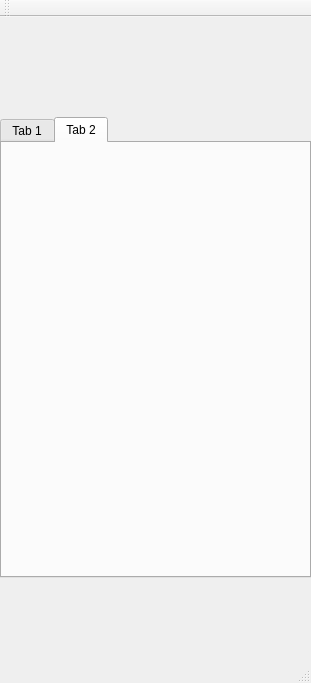
<?xml version="1.0" encoding="UTF-8"?>
<ui version="4.0">
 <class>MainWindow</class>
 <widget class="QMainWindow" name="MainWindow">
  <property name="geometry">
   <rect>
    <x>0</x>
    <y>0</y>
    <width>311</width>
    <height>683</height>
   </rect>
  </property>
  <property name="maximumSize">
   <size>
    <width>311</width>
    <height>683</height>
   </size>
  </property>
  <property name="windowTitle">
   <string>MainWindow</string>
  </property>
  <widget class="QWidget" name="centralWidget">
   <widget class="QTabWidget" name="tabWidget">
    <property name="geometry">
     <rect>
      <x>0</x>
      <y>100</y>
      <width>311</width>
      <height>461</height>
     </rect>
    </property>
    <property name="currentIndex">
     <number>1</number>
    </property>
    <widget class="QWidget" name="friends">
     <attribute name="title">
      <string>Tab 1</string>
     </attribute>
    </widget>
    <widget class="QWidget" name="groups">
     <attribute name="title">
      <string>Tab 2</string>
     </attribute>
    </widget>
   </widget>
   <widget class="QLabel" name="photo">
    <property name="geometry">
     <rect>
      <x>-10</x>
      <y>10</y>
      <width>131</width>
      <height>81</height>
     </rect>
    </property>
    <property name="minimumSize">
     <size>
      <width>131</width>
      <height>81</height>
     </size>
    </property>
    <property name="maximumSize">
     <size>
      <width>131</width>
      <height>81</height>
     </size>
    </property>
    <property name="text">
     <string/>
    </property>
   </widget>
  </widget>
  <widget class="QMenuBar" name="menuBar">
   <property name="geometry">
    <rect>
     <x>0</x>
     <y>0</y>
     <width>311</width>
     <height>23</height>
    </rect>
   </property>
  </widget>
  <widget class="QToolBar" name="mainToolBar">
   <attribute name="toolBarArea">
    <enum>TopToolBarArea</enum>
   </attribute>
   <attribute name="toolBarBreak">
    <bool>false</bool>
   </attribute>
  </widget>
  <widget class="QStatusBar" name="statusBar"/>
 </widget>
 <layoutdefault spacing="6" margin="11"/>
 <resources/>
 <connections/>
</ui>
